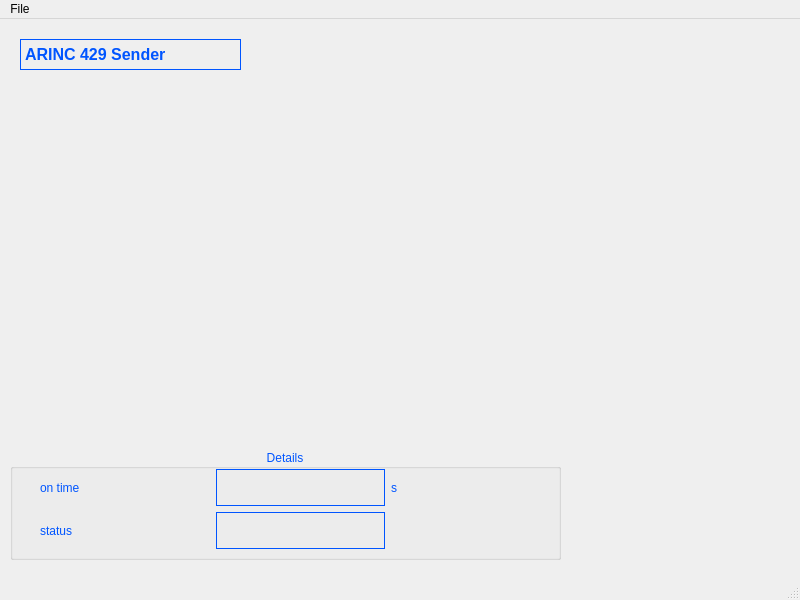
<?xml version="1.0" encoding="UTF-8"?>
<ui version="4.0">
 <class>MainWindow</class>
 <widget class="QMainWindow" name="MainWindow">
  <property name="geometry">
   <rect>
    <x>0</x>
    <y>0</y>
    <width>800</width>
    <height>600</height>
   </rect>
  </property>
  <property name="windowTitle">
   <string>MainWindow</string>
  </property>
  <widget class="QWidget" name="centralwidget">
   <widget class="QGroupBox" name="groupBox">
    <property name="geometry">
     <rect>
      <x>10</x>
      <y>430</y>
      <width>551</width>
      <height>111</height>
     </rect>
    </property>
    <property name="palette">
     <palette>
      <active>
       <colorrole role="WindowText">
        <brush brushstyle="SolidPattern">
         <color alpha="255">
          <red>0</red>
          <green>85</green>
          <blue>255</blue>
         </color>
        </brush>
       </colorrole>
      </active>
      <inactive>
       <colorrole role="WindowText">
        <brush brushstyle="SolidPattern">
         <color alpha="255">
          <red>0</red>
          <green>85</green>
          <blue>255</blue>
         </color>
        </brush>
       </colorrole>
      </inactive>
      <disabled>
       <colorrole role="WindowText">
        <brush brushstyle="SolidPattern">
         <color alpha="255">
          <red>120</red>
          <green>120</green>
          <blue>120</blue>
         </color>
        </brush>
       </colorrole>
      </disabled>
     </palette>
    </property>
    <property name="title">
     <string>Details</string>
    </property>
    <property name="alignment">
     <set>Qt::AlignCenter</set>
    </property>
    <widget class="QWidget" name="gridLayoutWidget">
     <property name="geometry">
      <rect>
       <x>30</x>
       <y>20</y>
       <width>521</width>
       <height>80</height>
      </rect>
     </property>
     <layout class="QGridLayout" name="gridLayout">
      <item row="0" column="0">
       <widget class="QLabel" name="label_2">
        <property name="text">
         <string>on time</string>
        </property>
       </widget>
      </item>
      <item row="1" column="1">
       <widget class="QLabel" name="lbl_ontime_2">
        <property name="frameShape">
         <enum>QFrame::Box</enum>
        </property>
        <property name="text">
         <string/>
        </property>
       </widget>
      </item>
      <item row="0" column="2">
       <widget class="QLabel" name="label_4">
        <property name="text">
         <string>s</string>
        </property>
       </widget>
      </item>
      <item row="1" column="0">
       <widget class="QLabel" name="label_3">
        <property name="text">
         <string>status</string>
        </property>
       </widget>
      </item>
      <item row="0" column="1">
       <widget class="QLabel" name="lbl_ontime">
        <property name="frameShape">
         <enum>QFrame::Box</enum>
        </property>
        <property name="text">
         <string/>
        </property>
       </widget>
      </item>
     </layout>
    </widget>
   </widget>
   <widget class="QLabel" name="label">
    <property name="geometry">
     <rect>
      <x>20</x>
      <y>20</y>
      <width>221</width>
      <height>31</height>
     </rect>
    </property>
    <property name="palette">
     <palette>
      <active>
       <colorrole role="WindowText">
        <brush brushstyle="SolidPattern">
         <color alpha="255">
          <red>0</red>
          <green>85</green>
          <blue>255</blue>
         </color>
        </brush>
       </colorrole>
      </active>
      <inactive>
       <colorrole role="WindowText">
        <brush brushstyle="SolidPattern">
         <color alpha="255">
          <red>0</red>
          <green>85</green>
          <blue>255</blue>
         </color>
        </brush>
       </colorrole>
      </inactive>
      <disabled>
       <colorrole role="WindowText">
        <brush brushstyle="SolidPattern">
         <color alpha="255">
          <red>120</red>
          <green>120</green>
          <blue>120</blue>
         </color>
        </brush>
       </colorrole>
      </disabled>
     </palette>
    </property>
    <property name="font">
     <font>
      <family>Arial</family>
      <pointsize>12</pointsize>
      <weight>75</weight>
      <bold>true</bold>
      <stylestrategy>PreferAntialias</stylestrategy>
     </font>
    </property>
    <property name="autoFillBackground">
     <bool>true</bool>
    </property>
    <property name="frameShape">
     <enum>QFrame::Box</enum>
    </property>
    <property name="text">
     <string>ARINC 429 Sender</string>
    </property>
   </widget>
  </widget>
  <widget class="QMenuBar" name="menubar">
   <property name="geometry">
    <rect>
     <x>0</x>
     <y>0</y>
     <width>800</width>
     <height>26</height>
    </rect>
   </property>
   <widget class="QMenu" name="menuFile">
    <property name="title">
     <string>File</string>
    </property>
    <addaction name="separator"/>
    <addaction name="actionExit"/>
   </widget>
   <addaction name="menuFile"/>
  </widget>
  <widget class="QStatusBar" name="statusbar"/>
  <action name="actionExit">
   <property name="text">
    <string>Exit</string>
   </property>
  </action>
 </widget>
 <resources/>
 <connections/>
</ui>
